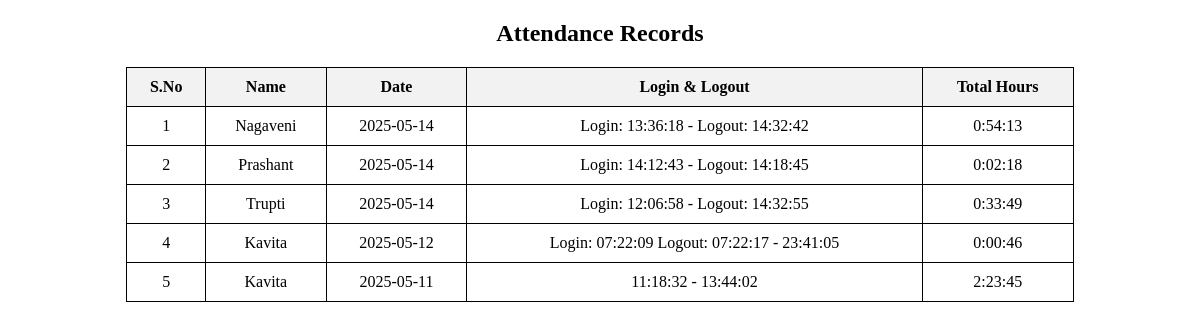
Before: / with the older database file.
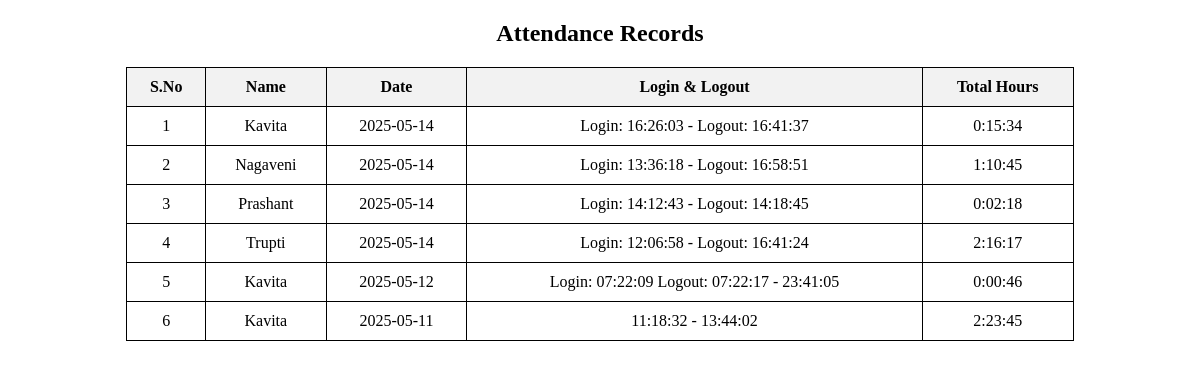
After: the same page with the newer database file.
### tables this page shows
CREATE TABLE attendance (
            id INTEGER PRIMARY KEY AUTOINCREMENT,
            name TEXT NOT NULL,
            day TEXT NOT NULL,  -- Date of attendance entry
            login_logout TEXT NOT NULL,  -- Stores all login/logout times in one row per day
            total_hours TEXT NOT NULL,    -- Stores total hours for the day
            UNIQUE(name, day)  -- Ensure each student has only one row per day
        );

### app.py (the view)
@app.route('/')
def index():
    records = fetch_attendance()
    print(f"[DEBUG] {len(records)} attendance records retrieved.")
    return render_template('attendance.html', attendance=records)

### templates/attendance.html (shortened to what this page needs)
<!DOCTYPE html>
<html lang="en">
<head>
</head>
<body>
    <h2 style="text-align:center;">Attendance Records</h2>
    <table>
        <tr>
            <th>S.No</th>
            <th>Name</th>
            <th>Date</th>
            <th>Login & Logout</th>
            <th>Total Hours</th>
        </tr>
        {% for row in attendance %}
        <tr>
            <td>{{ row[0] }}</td>
            <td>{{ row[1] }}</td>
            <td>{{ row[2] }}</td>
            <td>{{ row[3] }}</td>
            <td>{{ row[4] }}</td>
        </tr>
        {% endfor %}
    </table>
</body>
</html>

### templates/attendance.html (style rules this page uses)
table { width: 80%; margin: 20px auto; border-collapse: collapse; }
th, td { border: 1px solid black; padding: 10px; text-align: center; }
th { background-color: #f2f2f2; }

Changed rows visible on the page:
added attendance: row "1", name "Kavita", day "2025-05-14", row "Login: 16:26:03 - Logout: 16:41:37", total_hours "0:15:34"
changed attendance "Nagaveni": row "1" → "2"; row "Login: 13:36:18 - Logout: 14:32:42" → "Login: 13:36:18 - Logout: 16:58:51"; total_hours "0:54:13" → "1:10:45"
computed for attendance "Prashant": row "2" → "3"
changed attendance "Trupti": row "3" → "4"; row "Login: 12:06:58 - Logout: 14:32:55" → "Login: 12:06:58 - Logout: 16:41:24"; total_hours "0:33:49" → "2:16:17"
computed for attendance (number 5 of 6 on the later page): row "4" → "5"
computed for attendance (number 6 of 6 on the later page): row "5" → "6"
